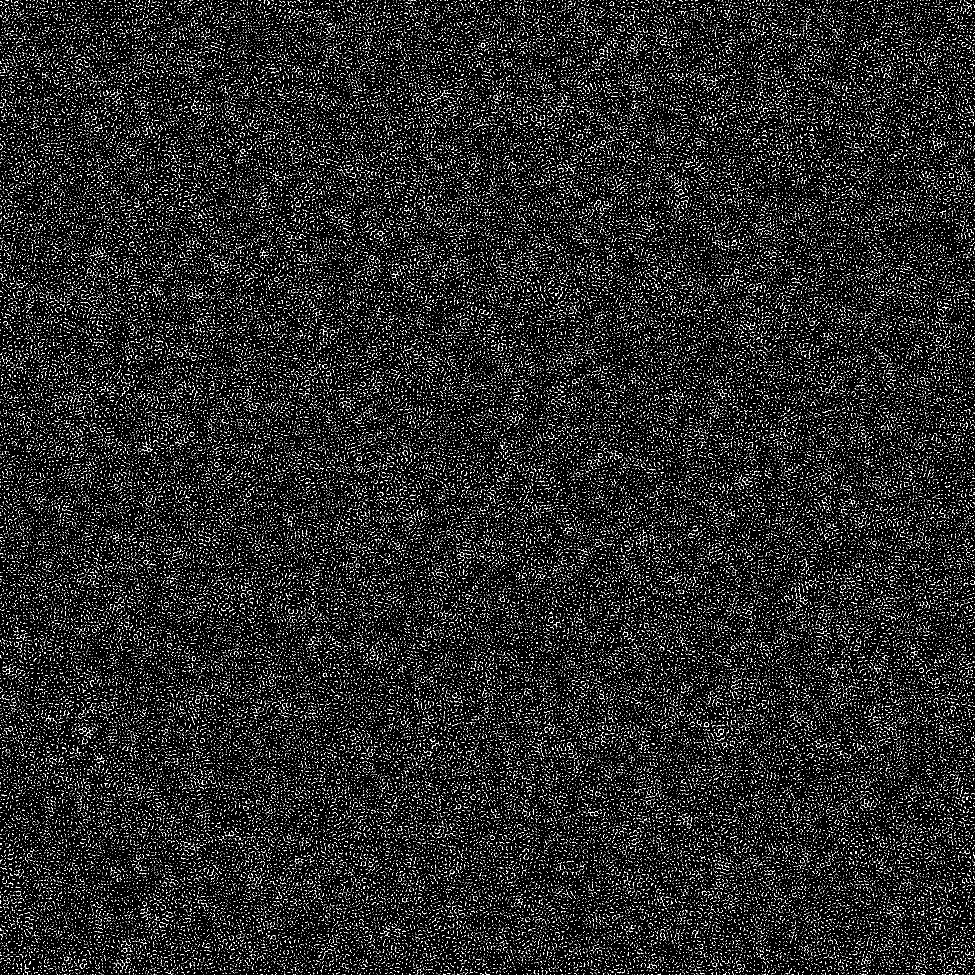
#> input picture Algorithms/Half-Toning/Stippling/Gradients/stipple1.png, 1950 x 1950 px (shown at 1/2 size)
$ python '2 Gradient.py'
#> lines starting #> are read from the running program, lines starting #| are printed output that depends on the picture; after the words box and inside, x2 and y2 are one past the last pixel; in counts of white or black regions, pixels touching at a corner belong together
### Algorithms/Analysis/PSNR+SSIM/PSNRSSIM.py
from skimage.metrics import _structural_similarity as ssim
from skimage.metrics import peak_signal_noise_ratio as psnr
import numpy as np


def returnValues(original, compare):
	original = np.array(original)
	compare = np.array(compare)

	return (psnr(original,compare), ssim.structural_similarity(original, compare)*100)

### Algorithms/Half-Toning/Stippling/2 Gradient.py
import numpy as np
import os
import time
import cv2
from PIL import Image

#Excel
import openpyxl

#Add path to directory
import sys
sys.path.append("../../Analysis/PSNR+SSIM/")
from PSNRSSIM import returnValues

#Gradients to use
gradient1 = Image.open("Gradients/stipple1.png")
#> gradient1 is the input picture: PIL image 1950x1950 L; 8.4% white in thin lines or dots
gradient1 = np.array(gradient1, 'float64')
#> gradient1: shape (1950, 1950) float64; 8.4% white in thin lines or dots

gradient6 = Image.open("Gradients/stipple6.png")
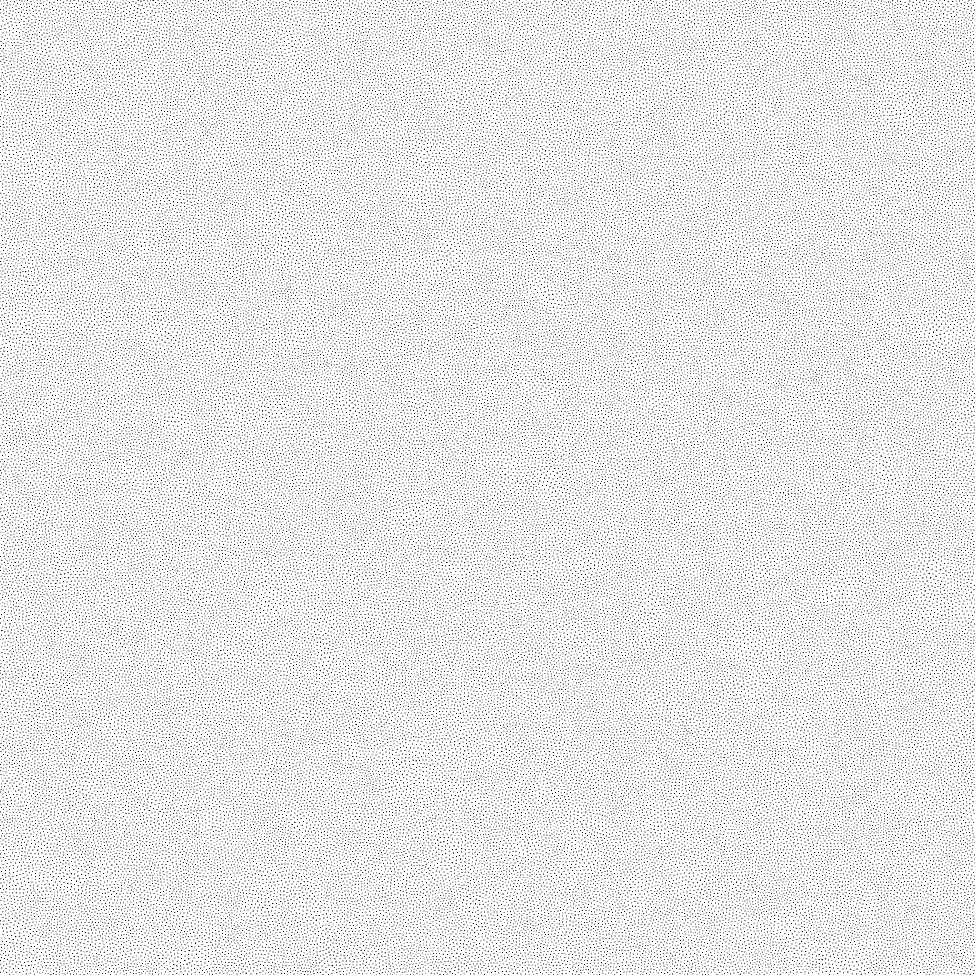
#> input picture Algorithms/Half-Toning/Stippling/Gradients/stipple6.png, 1950 x 1950 px (shown at 1/2 size)
#> gradient6 is the input picture: PIL image 1950x1950 L; 91.8% white; black in thin lines or dots
gradient6 = np.array(gradient6, 'float64')
#> gradient6: shape (1950, 1950) float64; 91.8% white; black in thin lines or dots


def convert_halftoning(image):
	height, width = image.size
	imageArray = np.array(image, 'float64')							#Image to numpy array
	imageArray = cv2.GaussianBlur(imageArray,(9,9),0)				#Smooth out the image a little so that the have a slight blend

	for x in range(height):
		for y in range(width):

			#If pixel value is in a defined range, make the pixel value the gradients value
			if(0 <= imageArray[x,y] <= (255/2)*1):
				imageArray[x,y] = gradient1[x,y]
			elif((255/2)*1  <= imageArray[x,y] <= 255):
				imageArray[x,y] = gradient6[x,y]

	return Image.fromarray(np.array(imageArray, 'uint8'))			#Return image from the numpy array


times = []
psnrValues = []
ssimValues = []

#Processes every file in the original images folder
fileList = []
for file in os.listdir("../../Images/Original/"):
	fileList.append(file[:-4])						#Remove the file extension so
#> pass 2 of the loop `for file in os.listdir("../../Images/Original/"):`:
#> pass 3 of the loop `for file in os.listdir("../../Images/Original/"):`:
fileList = sorted(fileList, key=int)				#it can be sorted by int

for file in fileList:								#For every file in the sorted file list
	filename = os.fsdecode(file)
	filename+=".png"								#Add png file extension. Converts any file format to png


	image = Image.open("../../Images/Original/"+filename)										#Open original image to halftone
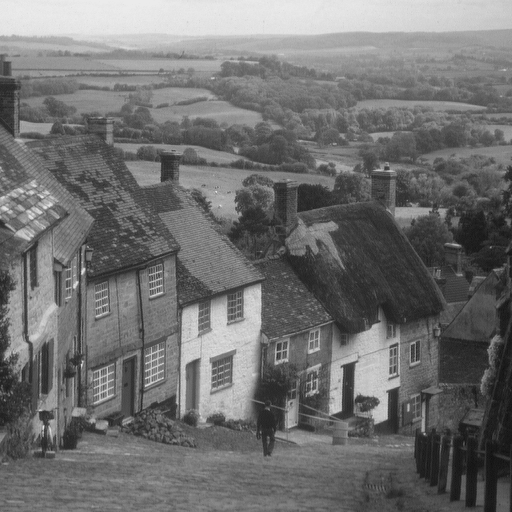
#> input picture Algorithms/Images/Original/2.png, 512 x 512 px
#> image is the input picture: PIL image 512x512 L; min 16, max 235, mean 112.2
	original = Image.open("../../Images/Original/"+filename)									#For comparing
	print(filename)

	start_time = time.time()
	imageConverted = convert_halftoning(image)
#> after the loop in convert_halftoning, `for x in range(height):`:
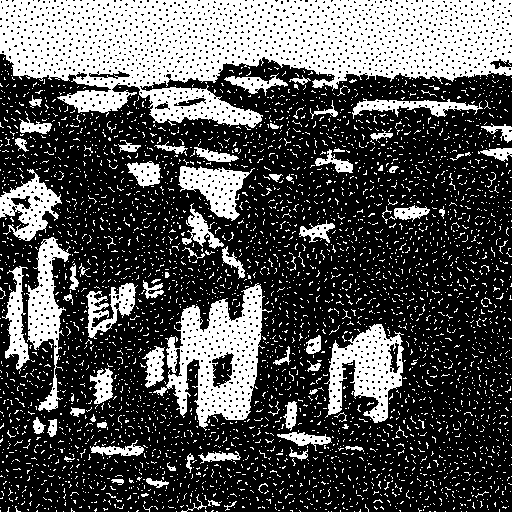
#> imageArray: shape (512, 512) float64; 32.3% white; 4062 white regions (3977 under 20 px), largest, box (x1, y1, x2, y2) and area: (0, 0, 512, 128) 39378, (153, 283, 272, 431) 7541, (324, 324, 404, 423) 3957
	finalTime = time.time() - start_time

	imageConverted.save("../../Images/Basic Halftone/Stippled/2 Gradient/"+filename)

	psnr, ssim = returnValues(original,imageConverted)											#Send original and processed image to get PSNR and SSIM values
#> psnr = 8.09; ssim = 3.83
	psnrValues.append(psnr)
	ssimValues.append(ssim)
	times.append(finalTime)
#> pass 2 of the loop `for file in fileList:`:
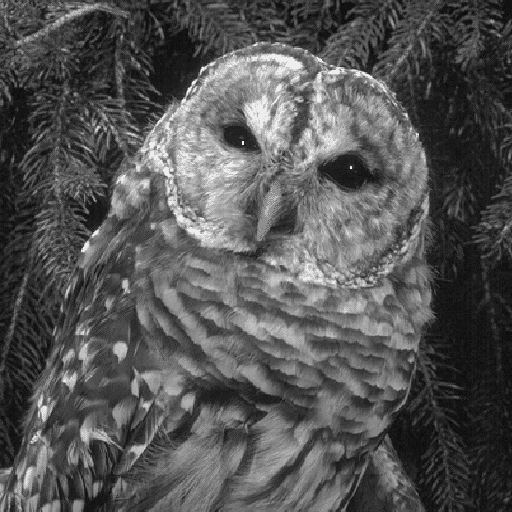
#> input picture Algorithms/Images/Original/12.png, 512 x 512 px
#> image is the input picture: PIL image 512x512 L; min 11, max 238, mean 84.7
#> in convert_halftoning (call 2), `imageArray = cv2.GaussianBlur(imageArray,(9,9),0)`:
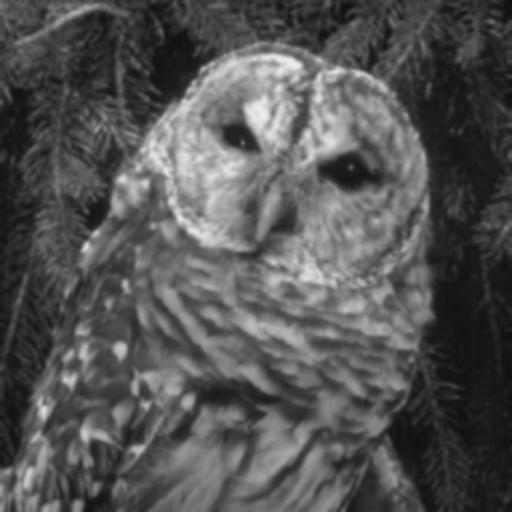
#> imageArray: shape (512, 512) float64; min 16.22, max 237.7, mean 84.7
#> after the loop in convert_halftoning (call 2), `for x in range(height):`:
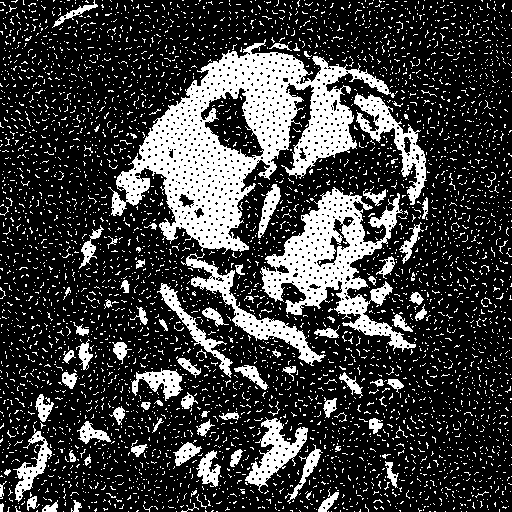
#> imageArray: shape (512, 512) float64; 24.2% white; 4661 white regions (4569 under 20 px), largest, box (x1, y1, x2, y2) and area: (108, 39, 395, 254) 21280, (260, 187, 416, 352) 8712, (181, 253, 326, 366) 2449
#> psnr = 8.71; ssim = 4.71
#> pass 3 of the loop `for file in fileList:`:
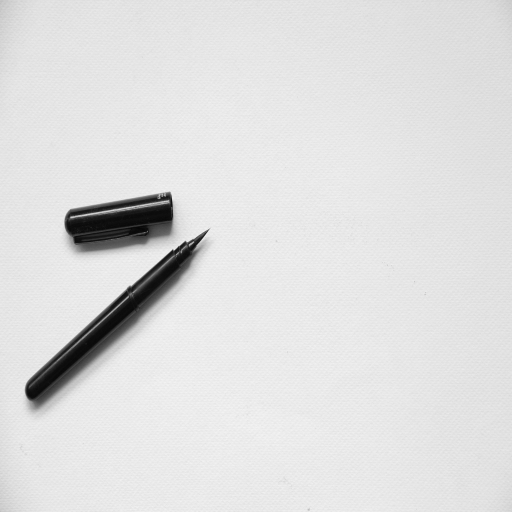
#> input picture Algorithms/Images/Original/25.png, 512 x 512 px
#> image is the input picture: PIL image 512x512 P; min 6, max 244, mean 222.2
#> after the loop in convert_halftoning (call 3), `for x in range(height):`:
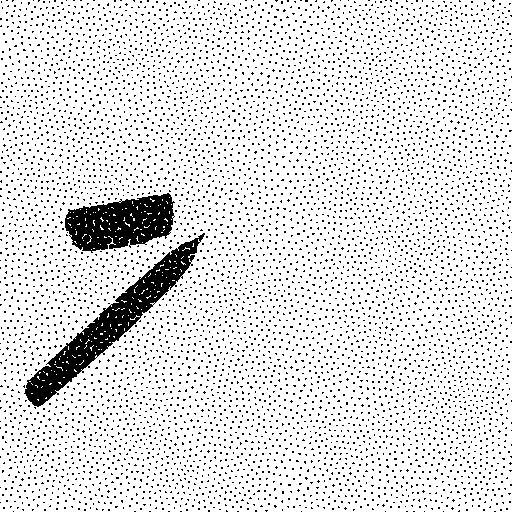
#> imageArray: shape (512, 512) float64; 88.3% white; 5988 black regions (5986 under 20 px), largest, box (x1, y1, x2, y2) and area: (24, 233, 205, 407) 5861, (65, 193, 175, 253) 4229
#> psnr = 10.99; ssim = 2.74


#> (the run stopped early here; a loop or call above may not have finished)
